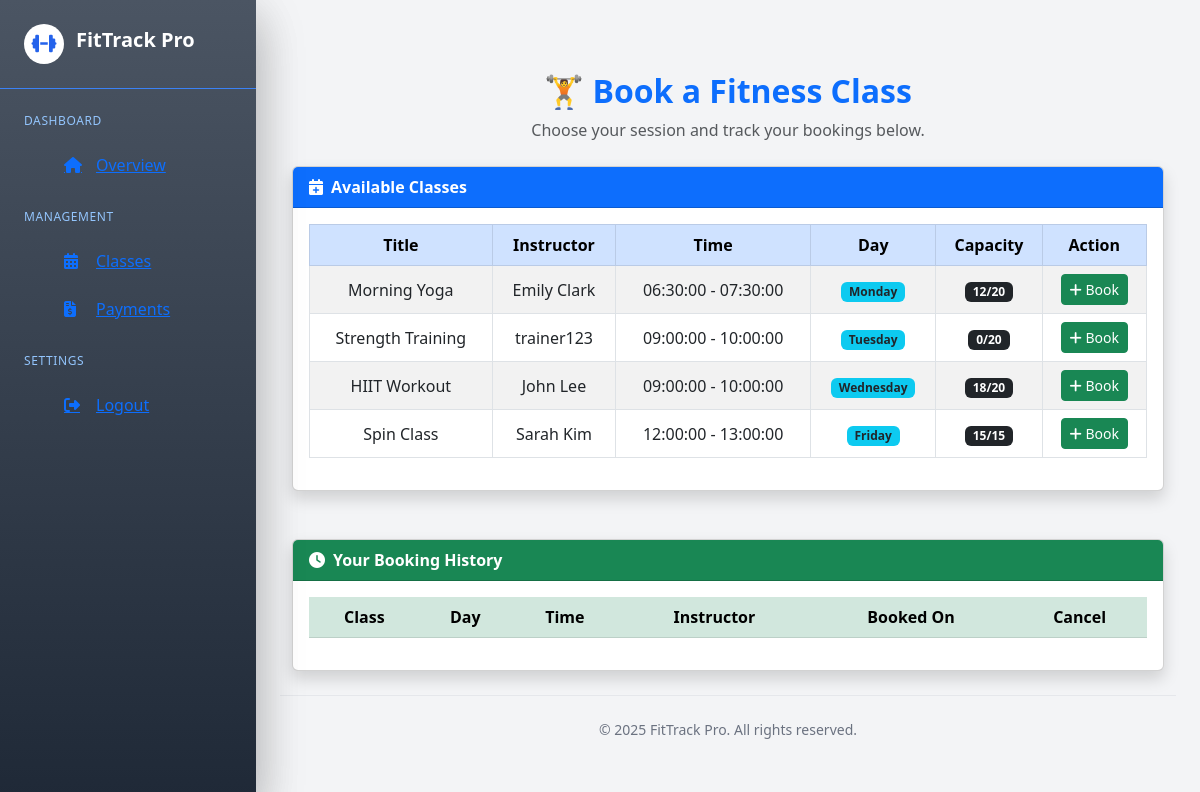
Screenshot of /book_class.php (signed in) with the database file from the repository.
### tables this page shows
CREATE TABLE classes (
    class_id INT AUTO_INCREMENT PRIMARY KEY,
    title VARCHAR(100) NOT NULL,
    instructor VARCHAR(100) NOT NULL,
    day_of_week ENUM('Monday', 'Tuesday', 'Wednesday', 'Thursday', 'Friday', 'Saturday', 'Sunday') NOT NULL,
    start_time TIME NOT NULL,
    end_time TIME NOT NULL,
    capacity INT NOT NULL,
    enrolled INT DEFAULT 0
);

### book_class.php (the view, shortened to what this page needs)
<?php
include('includes/db_config.php');
include('includes/header.php');
include('includes/sidebar.php');
$classes = mysqli_query($conn, "SELECT * FROM classes ORDER BY day_of_week, start_time");
?>
<link href="https://cdnjs.cloudflare.com/ajax/libs/font-awesome/6.5.0/css/all.min.css" rel="stylesheet">
<link href="https://cdn.jsdelivr.net/npm/bootstrap@5.3.0/dist/css/bootstrap.min.css" rel="stylesheet">
<div class="container mt-5">
  <div class="text-center mb-4">
    <h2 class="fw-bold text-primary">🏋️ Book a Fitness Class</h2>
    <p class="text-muted">Choose your session and track your bookings below.</p>
  </div>
  <div class="card shadow mb-5">
    <div class="card-header bg-primary text-white fw-semibold d-flex justify-content-between">
      <span><i class="fas fa-calendar-plus me-2"></i>Available Classes</span>
    </div>
    <div class="card-body table-responsive">
      <table class="table table-bordered table-striped align-middle text-center">
        <thead class="table-primary">
          <tr>
            <th>Title</th>
            <th>Instructor</th>
            <th>Time</th>
            <th>Day</th>
            <th>Capacity</th>
            <th>Action</th>
          </tr>
        </thead>
        <tbody>
          <?php while ($row = mysqli_fetch_assoc($classes)): ?>
          <tr>
            <td><?= htmlspecialchars($row['title']) ?></td>
            <td><?= htmlspecialchars($row['instructor']) ?></td>
            <td><?= $row['start_time'] ?> - <?= $row['end_time'] ?></td>
            <td><span class="badge bg-info text-dark"><?= $row['day_of_week'] ?></span></td>
            <td><span class="badge bg-dark"><?= $row['enrolled'] ?>/<?= $row['capacity'] ?></span></td>
            <td>
              <form method="POST" class="d-inline">
                <button type="submit" class="btn btn-success btn-sm"><i class="fas fa-plus"></i> Book</button>
              </form>
            </td>
          </tr>
          <?php endwhile; ?>
        </tbody>
      </table>
    </div>
  </div>
  <div class="card shadow">
    <div class="card-header bg-success text-white fw-semibold">
      <i class="fas fa-clock me-2"></i>Your Booking History
    </div>
    <div class="card-body table-responsive">
      <table class="table table-striped table-hover align-middle text-center">
        <thead class="table-success">
          <tr>
            <th>Class</th>
            <th>Day</th>
            <th>Time</th>
            <th>Instructor</th>
            <th>Booked On</th>
            <th>Cancel</th>
          </tr>
        </thead>
      </table>
    </div>
  </div>
</div>
<?php include('includes/footer.php'); ?>

### includes/header.php (style rules this page uses)
body { font-family: 'Poppins', sans-serif; background-color: #f8fafc; }

### rows the page displays
classes: title "Morning Yoga", instructor "Emily Clark", start_time "06:30:00", end_time "07:30:00", day_of_week "Monday", enrolled "12", capacity "20"
classes: title "Strength Training", instructor "trainer123", start_time "09:00:00", end_time "10:00:00", day_of_week "Tuesday", enrolled "0", capacity "20"
classes: title "HIIT Workout", instructor "John Lee", start_time "09:00:00", end_time "10:00:00", day_of_week "Wednesday", enrolled "18", capacity "20"
classes: title "Spin Class", instructor "Sarah Kim", start_time "12:00:00", end_time "13:00:00", day_of_week "Friday", enrolled "15", capacity "15"
